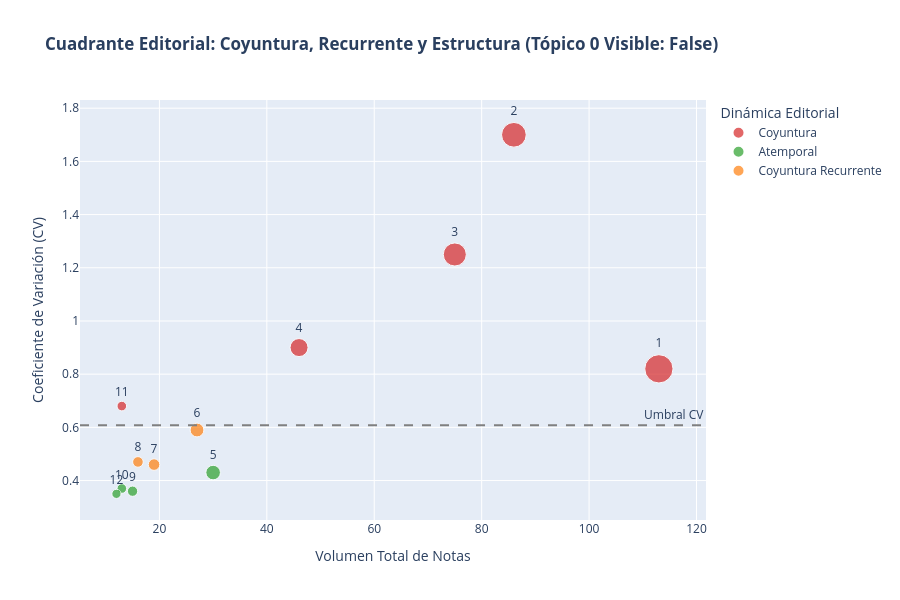

The cell this chart's notebook holds for it:
### Code cell
import plotly.express as px

#minimo_notas = 20
MOSTRAR_POLITICA = False  # Cambiá a True si querés mostrar el Tópico 0

# 1. Filtramos ruido (-1) y aplicamos la regla del Tópico 0 según la variable MOSTRAR_POLITICA
if MOSTRAR_POLITICA:
    topicos_grafico = metricas_estabilidad[
        (metricas_estabilidad["Topic"] != -1) & 
        (metricas_estabilidad["volumen_total"] >= 5)
    ].copy()
else:
    topicos_grafico = metricas_estabilidad[
        (metricas_estabilidad["Topic"] != -1) & 
        (metricas_estabilidad["Topic"] != 0) & 
        (metricas_estabilidad["volumen_total"] >= 5)
    ].copy()

# 2. Imprimimos en consola para verificar los datos filtrados
print("--- DISTRIBUCIÓN DE TÓPICOS PARA EL GRÁFICO ---")
print(topicos_grafico[["Topic", "terminos_historicos", "dinamica_temporal", "coef_variacion"]].to_string())

# 3. Paleta de colores explícita para las tres dinámicas
colores_dinamica = {
    "Coyuntura": "#d62728",            # Rojo
    "Coyuntura Recurrente": "#ff7f0e",  # Naranja
    "Atemporal": "#2ca02c"             # Verde
}

# 4. Scatter Plot con el filtrado y colores correctos
fig_scatter = px.scatter(
    topicos_grafico,
    x="volumen_total",
    y="coef_variacion",
    color="dinamica_temporal",
    size="volumen_total",
    hover_name="terminos_historicos",
    text="Topic",
    color_discrete_map=colores_dinamica,
    title=f'<b>Cuadrante Editorial: Coyuntura, Recurrente y Estructura (Tópico 0 Visible: {MOSTRAR_POLITICA})</b>',
    labels={
        "volumen_total": "Volumen Total de Notas", 
        "coef_variacion": "Coeficiente de Variación (CV)",
        "dinamica_temporal": "Dinámica Editorial"
    },
    height=600
)

fig_scatter.update_traces(textposition='top center')

# Línea de referencia del umbral de CV
fig_scatter.add_hline(y=umbral_cv, line_dash="dash", line_color="gray", annotation_text="Umbral CV")

# Guardar y mostrar
fig_scatter.write_html(OUTPUT_DIR / "03A_cuadrante_editorial.html")
fig_scatter.show()

### Figure 1 — Plotly figure (JSON) as saved in the notebook; plotly's stock layout.template omitted (floating-point values rounded to 4 significant figures)
{"data": [{"hovertemplate": "<b>%{hovertext}</b><br><br>Dinámica Editorial=Coyuntura<br>Volumen Total de Notas=%{marker.size}<br>Coeficiente de Variación (CV)=%{y}<br>Topic=%{text}<extra></extra>", "hovertext": ["noticia, sociedad, tecnológico, periodismo, tecnología", "aborto, abortar, anticonceptivo, embarazo, embarazado", "pandemia, epidemia, vacunar, vacuna, vacunación", "papal, catolicismo, arzobispo, católica, católico", "terrorista, siria, terrorismo, musulmán, arabia"], "legendgroup": "Coyuntura", "marker": {"color": "#d62728", "size": [113, 86, 75, 46, 13], "sizemode": "area", "sizeref": 0.2825, "symbol": "circle"}, "mode": "markers+text", "name": "Coyuntura", "orientation": "v", "showlegend": true, "text": [1.0, 2.0, 3.0, 4.0, 11.0], "textposition": "top center", "type": "scatter", "x": [113, 86, 75, 46, 13], "xaxis": "x", "y": [0.82, 1.7, 1.25, 0.9, 0.68], "yaxis": "y"}, {"hovertemplate": "<b>%{hovertext}</b><br><br>Dinámica Editorial=Atemporal<br>Volumen Total de Notas=%{marker.size}<br>Coeficiente de Variación (CV)=%{y}<br>Topic=%{text}<extra></extra>", "hovertext": ["arte, art, estética, artístico, artista", "submarino, marino, océano, naval, marítimo", "festejo, manifestación, fiesta, carnaval, multitud", "paciente, médico, morir, enfermedad, cuidar"], "legendgroup": "Atemporal", "marker": {"color": "#2ca02c", "size": [30, 15, 13, 12], "sizemode": "area", "sizeref": 0.2825, "symbol": "circle"}, "mode": "markers+text", "name": "Atemporal", "orientation": "v", "showlegend": true, "text": [5.0, 9.0, 10.0, 12.0], "textposition": "top center", "type": "scatter", "x": [30, 15, 13, 12], "xaxis": "x", "y": [0.43, 0.36, 0.37, 0.35], "yaxis": "y"}, {"hovertemplate": "<b>%{hovertext}</b><br><br>Dinámica Editorial=Coyuntura Recurrente<br>Volumen Total de Notas=%{marker.size}<br>Coeficiente de Variación (CV)=%{y}<br>Topic=%{text}<extra></extra>", "hovertext": ["soviética, soviético, vladimir, rusia, ucrania", "israel, netanyahu, israelí, palestina, palestino", "cientificismo, astrología, universo, ciencia, científico"], "legendgroup": "Coyuntura Recurrente", "marker": {"color": "#ff7f0e", "size": [27, 19, 16], "sizemode": "area", "sizeref": 0.2825, "symbol": "circle"}, "mode": "markers+text", "name": "Coyuntura Recurrente", "orientation": "v", "showlegend": true, "text": [6.0, 7.0, 8.0], "textposition": "top center", "type": "scatter", "x": [27, 19, 16], "xaxis": "x", "y": [0.59, 0.46, 0.47], "yaxis": "y"}], "layout": {"annotations": [{"showarrow": false, "text": "Umbral CV", "x": 1, "xanchor": "right", "xref": "x domain", "y": 0.608, "yanchor": "bottom", "yref": "y"}], "height": 600, "legend": {"itemsizing": "constant", "title": {"text": "Dinámica Editorial"}, "tracegroupgap": 0}, "shapes": [{"line": {"color": "gray", "dash": "dash"}, "type": "line", "x0": 0, "x1": 1, "xref": "x domain", "y0": 0.608, "y1": 0.608, "yref": "y"}], "title": {"text": "<b>Cuadrante Editorial: Coyuntura, Recurrente y Estructura (Tópico 0 Visible: False)</b>"}, "xaxis": {"anchor": "y", "domain": [0, 1], "title": {"text": "Volumen Total de Notas"}}, "yaxis": {"anchor": "x", "domain": [0, 1], "title": {"text": "Coeficiente de Variación (CV)"}}}}
